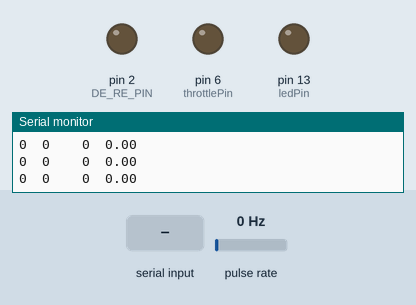
This sketch was run on a simulated Arduino Uno, built with avr-gcc and run on an emulated ATmega328P. Parts: output pins drawn as LEDs (lit = HIGH), the last lines printed to the serial monitor. Wiring (inferred from the names in the program): pulse sensor: data pin 3. Dashed ring = blinking. The test bench sets the inputs (shaded band); at power-on: pulse rate 0 Hz.

Above: at 1.2 s.
1.3 s: pulse rate (sensor on pin 3) set to 4 Hz
At 1.55 s:
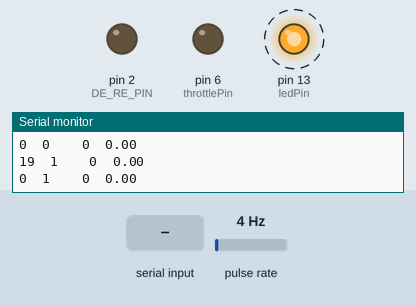
4.3 s: pulse rate (sensor on pin 3) set to 96 Hz
At 4.67 s:
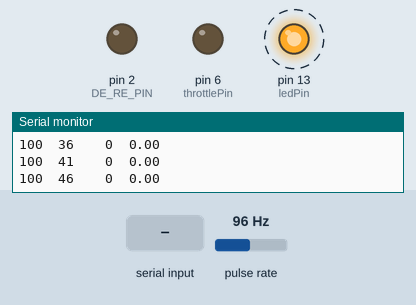
7.3 s: pulse rate (sensor on pin 3) set to 100 Hz
8.8 s: "1\n" received over Serial
At 10.3 s:
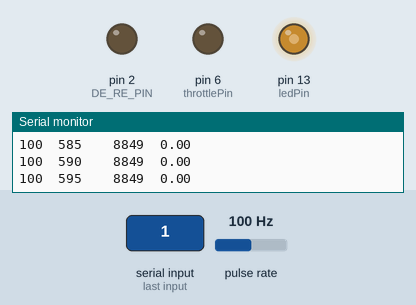
11.3 s: "2\n" received over Serial
At 12.1 s:
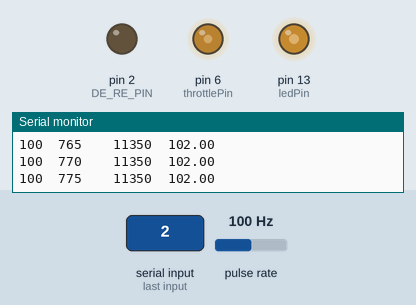
13.8 s: pulse rate (sensor on pin 3) set to 50 Hz
At 13.98 s:
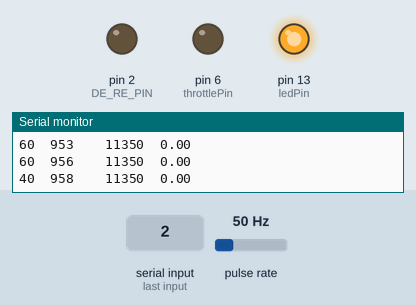
Timing chart, 0 to 17.8 s (numbered marks = the images above; inputs shaded):
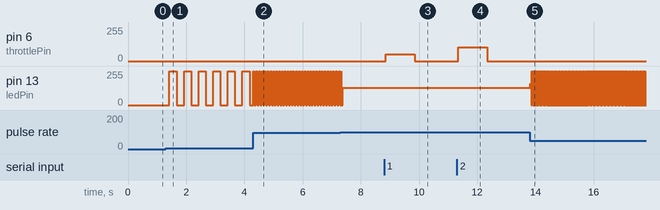

Measured:
- after the input at 1.3 s, pin 13 (ledPin): alternates 255/255 for 0.25 s and 0/255 for 0.25 s, starting after 0.13 s
- after the input at 4.3 s, pin 13 (ledPin): alternates 255/255 for 0.01 s and 0/255 for 0.01 s, starting at once
- after the input at 8.8 s, pin 6 (throttlePin): 0/255 → 51/255 after 0.05 s, → 0/255 1.0 s later
- after the input at 11.3 s, pin 6 (throttlePin): 0/255 → 102/255 after 0.05 s, → 0/255 1.0 s later
- after the input at 13.8 s, pin 13 (ledPin): 128/255 → 159/255 at once, then repeats every 0.04 s: 0/255 0.02 s, 255/255 0.02 s

The sketch:

ArduinoMain.ino
```cpp
#include <SoftwareSerial.h>

// Define software serial pins
const int RX_PIN = 10;   // Connect to RS485 module RO (Receiver Output)
const int TX_PIN = 11;   // Connect to RS485 module DI (Driver Input)
const int DE_RE_PIN = 2; // Connect to RS485 module DE and RE (Driver/Receiver Enable)
SoftwareSerial rs485Serial(RX_PIN, TX_PIN);


// Analog measurement constants
const byte encoderPin = 3;       // Encoder output connected to digital pin 3
const byte torquePin = A4;       // Torque output connected to Analog pin 4
const byte ledPin = 13;
const byte throttlePin = 6;

// Timing
volatile unsigned long pulseCount = 0;
unsigned long previousMillis = 0;
const float interval = 50.0; // Output interval (milliseconds)
const int pulsesPerRevolution = 60;
const float intervalPerMinute = 60000.0 / interval;

// variables
int rpm = 0;
float analogTorque;
String digitalTorque;
int actualInterval = 0;
unsigned int count = 0;
unsigned long long currentMillis = 0;
unsigned int totalCount = 0;
unsigned long SerialLastRead = 0;
double throttleVal = 0;

void setup() {
  Serial.begin(115200);
  rs485Serial.begin(19200);

  Serial.setTimeout(50);
  rs485Serial.setTimeout(10);

  // Set RS485 module control pin and default to receive mode
  pinMode(DE_RE_PIN, OUTPUT);
  digitalWrite(DE_RE_PIN, LOW); // LOW for receive mode

  pinMode(encoderPin, INPUT_PULLUP);
  pinMode(torquePin, INPUT);
  pinMode(ledPin, OUTPUT);
  pinMode(throttlePin, OUTPUT);
  attachInterrupt(digitalPinToInterrupt(encoderPin), countPulse, RISING);
}

void loop() {
  currentMillis = millis();

  if (rs485Serial.available() > 0) {
    digitalTorque = rs485Serial.readStringUntil('\r');
  }
  if (Serial.available() > 0) {
    String temp = Serial.readStringUntil('\r');
    throttleVal = map(constrain(temp.toDouble(), 0, 5), 0, 5, 0, 255);
    analogWrite(throttlePin, throttleVal);
    SerialLastRead = millis();
  }

  // Throttle timeout
  // At the end of a simulation, stop the motor
  if ( (millis() - SerialLastRead) > 1000 ) {
    throttleVal = 0;
    analogWrite(throttlePin, throttleVal);
  }


  if (currentMillis - previousMillis >= interval) {
    noInterrupts(); // Temporarily disable interrupts for accurate count
    count = pulseCount;
    currentMillis = millis();
    pulseCount = 0;
    interrupts(); // Re-enable interrupts
    actualInterval = currentMillis - previousMillis;
    previousMillis = currentMillis;
    rpm = (count * (1000/actualInterval) * 60) / pulsesPerRevolution;

    Serial.println(
      (String)rpm +
      "\t" + (String)totalCount +
      "\t" + digitalTorque + "\t" + (String)SerialLastRead + "\t" + (String)throttleVal
    );
  }

}

void countPulse() {
  pulseCount++;
  totalCount++;
  digitalWrite(ledPin, !digitalRead(ledPin));
}
```
